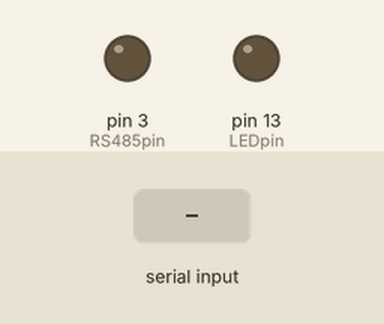
This sketch was run on a simulated Arduino Mega 2560, built with avr-gcc and run on an emulated ATmega2560. On the bench: output pins drawn as LEDs (lit = HIGH). The inputs (shaded band) are chosen by the test bench. What the sketch prints to the serial monitor is not drawn.

Above: at 3.2 s.
3.3 s: "1" received over the second serial link
Timing chart, 0 to 6.3 s (numbered marks = the images above; inputs shaded):
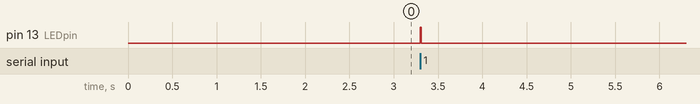

Measured:
- after the input at 3.3 s, pin 13 (LEDpin): LOW → HIGH at once, → LOW 0.01 s later

The sketch:

MegaRS485Slave.ino
```cpp
// MegaRS485Master
//
// developed from MegaSerial485comms2
// using code from SoftRS485Master

// This is to send and receive transmission using Serial1

/*-----( Import needed libraries )-----*/

/*-----( Declare Constants and Pin Numbers )-----*/

#define RS485pin 3
#define LEDpin 13

#define RS485Transmit    HIGH
#define RS485Receive     LOW

/*-----( Declare objects )-----*/

/*-----( Declare Variables )-----*/
int byteReceived;
int byteSend;

void setup() {
  // Start the communications on Serial1
  Serial1.begin(9600);
  // Start the built-in serial port, probably to Serial Monitor
  Serial.begin(9600);

  // Set pins to OUTPUT
  pinMode(RS485pin,OUTPUT);
  pinMode(LEDpin,OUTPUT);

  Serial.println("MEGA Serial Remote has started");
  // Use LEDpin to show what the communication is doing.
  digitalWrite(LEDpin,LOW);
  digitalWrite(RS485pin, RS485Receive);  // Init Transceiver
  delay(2000);
  Serial.println("Serial Remote waiting for message");
}

void loop() {
  // put your main code here, to run repeatedly:

  char getdata = 'c';
/*
  digitalWrite(LEDpin,HIGH);
  digitalWrite(RS485pin,LOW);
  Serial1.print("abcdefghX");
  delay(5000);
  digitalWrite(LEDpin,LOW);
  delay(5000);
  */

  if (Serial1.available()) {
      digitalWrite(RS485pin, RS485Receive);  // Disable RS485 Transmit
      digitalWrite(LEDpin,HIGH);
      //while(Serial1.available() && getdata !='X') {
        byteReceived = Serial1.read();
        Serial.print(byteReceived);
      //}
      //Serial.println("");
      digitalWrite(RS485pin, RS485Transmit);  // Enable RS485 Transmit
      Serial1.write(byteReceived); // Send the byte back
      digitalWrite(RS485pin, RS485Receive);  // Disable RS485 Transmit
      delay(10);
      digitalWrite(LEDpin,LOW);
 }


}
```
